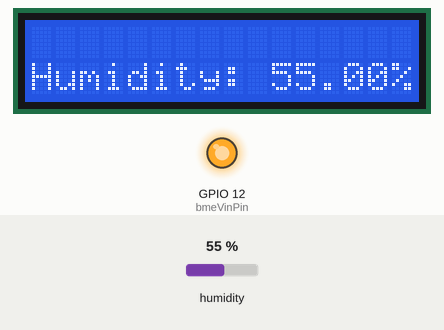
Simulated run of this sketch. Board: ESP32. Parts: 16×2 character LCD, output pins drawn as LEDs (lit = HIGH). The test bench sets the inputs (shaded band); at power-on: humidity 55 %. WiFi joins after 1.5 s; servers stay silent unless stated.

Above: at 3.0 s.
3.1 s: humidity set to 68 %
At 3.7 s:
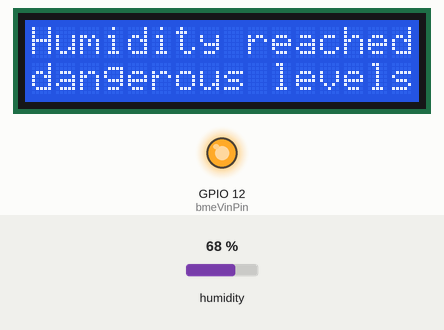
6.1 s: humidity set to 64 %
At 6.9 s:
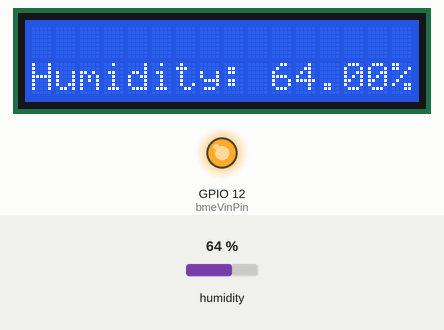
7.6 s: humidity set to 88 %
At 8.2 s:
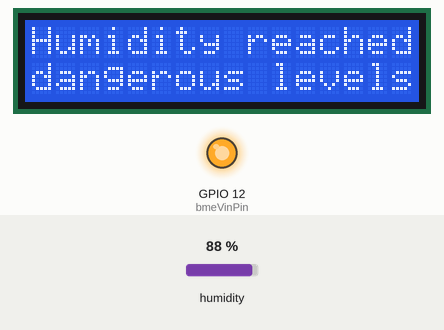
12.1 s: humidity set to 22 %
At 13.0 s:
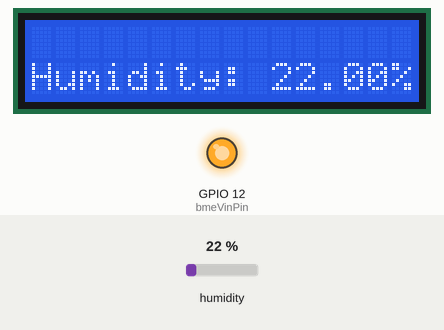
15.1 s: humidity set to 66 %
At 16.1 s:
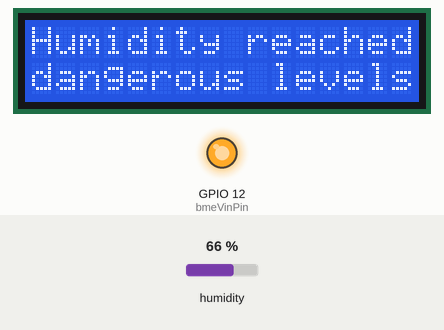
24.1 s: humidity set to 40 %
At 24.5 s:
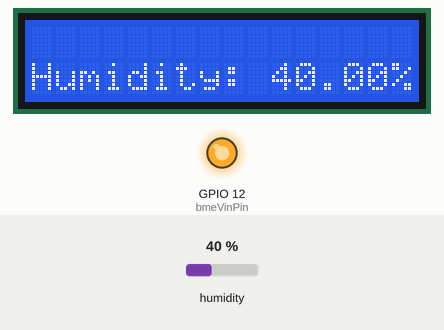
Timing chart, 0 to 27.1 s (numbered marks = the images above; inputs shaded):
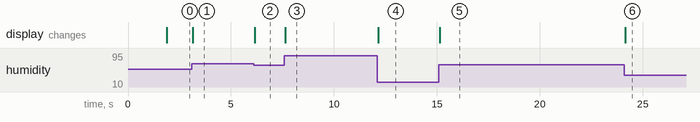

Measured:
- the behaviour switches between 66 and 65 % on humidity (found by bisection; images 1 and 2)
- after the input at 3.1 s, the display: changes after 0.05 s (image 1)
- after the input at 6.1 s, the display: changes after 0.05 s (image 2)
- after the input at 7.6 s, the display: changes after 0.05 s (image 3)
- after the input at 12.1 s, the display: changes after 0.05 s (image 4)
- after the input at 15.1 s, the display: changes at once (image 5)
- after the input at 24.1 s, the display: changes after 0.05 s (image 6)

The sketch:

HumidityNotifyer.ino
```cpp
#define BLYNK_TEMPLATE_ID "TMPL5wPwG0RU"
#define BLYNK_DEVICE_NAME "Humidity Notifyer"
#define BLYNK_AUTH_TOKEN "QcRw2tVnDs57RM8ig6EcDIvurCgvNu1y"
#define BLYNK_PRINT Serial


#include <WiFi.h>
#include <WiFiClient.h>
#include <BlynkSimpleEsp32.h>
#include <Wire.h>
#include <Adafruit_Sensor.h>
#include <Adafruit_BME280.h>
#include <LiquidCrystal_I2C.h>

LiquidCrystal_I2C lcd(0x27, 16, 2);

char auth[] = BLYNK_AUTH_TOKEN;
char ssid[] = "pic-livingroom";
char pass[] = "xxlovech72";

Adafruit_BME280 bme;
const int bmeVinPin = 12;


const float MAX_HUMIDITY_LEVEL_ALLOWED = 65.0;

bool isHighNotificationSent = false;
bool isLowNotificationSent = false;
float previousHumidity = 0.0;


void writeToLCD(float humidity) {
  if (humidity > MAX_HUMIDITY_LEVEL_ALLOWED) {
    lcd.setCursor (0, 0);
    lcd.print("Humidity reached");
    lcd.setCursor (0, 1);
    lcd.print("dangerous levels!");
  } else {
    lcd.setCursor (0, 1);
    lcd.print("Humidity: ");
    lcd.print(humidity);
    lcd.print("%");
  }
}


void writeToBlynk(float humidity)
{
  Blynk.virtualWrite(V4, humidity);

  if (humidity > MAX_HUMIDITY_LEVEL_ALLOWED && previousHumidity < humidity && !isHighNotificationSent) {
    isHighNotificationSent = true;
    Blynk.logEvent("high_humidity", String("Humidity is reaching danger high levels for people with asthma. Current humidity is: ") + humidity + String("%"));
  }

  if (humidity < MAX_HUMIDITY_LEVEL_ALLOWED && previousHumidity > MAX_HUMIDITY_LEVEL_ALLOWED && !isLowNotificationSent) {
    isLowNotificationSent = true;
    Blynk.logEvent("humidity_lowered", String("Humidity is now within normals levels. Current humidity is: ") + humidity + String("%"));
  }
}

void setup()
{
  pinMode(bmeVinPin, OUTPUT);
  digitalWrite(bmeVinPin, HIGH);
  bool status;

  status = bme.begin(0x76);
  if (!status) {
    Serial.println("Could not find a valid BME280 sensor, check wiring!");
    while (1);
  }

  lcd.init();
  lcd.backlight();

  Serial.begin(115200);

  Blynk.begin(auth, ssid, pass);
}

void loop()
{
  float currHumidity = bme.readHumidity();
  writeToBlynk(currHumidity);

  lcd.clear();
  writeToLCD(currHumidity);

  previousHumidity = currHumidity;

  Blynk.run();
}
```
